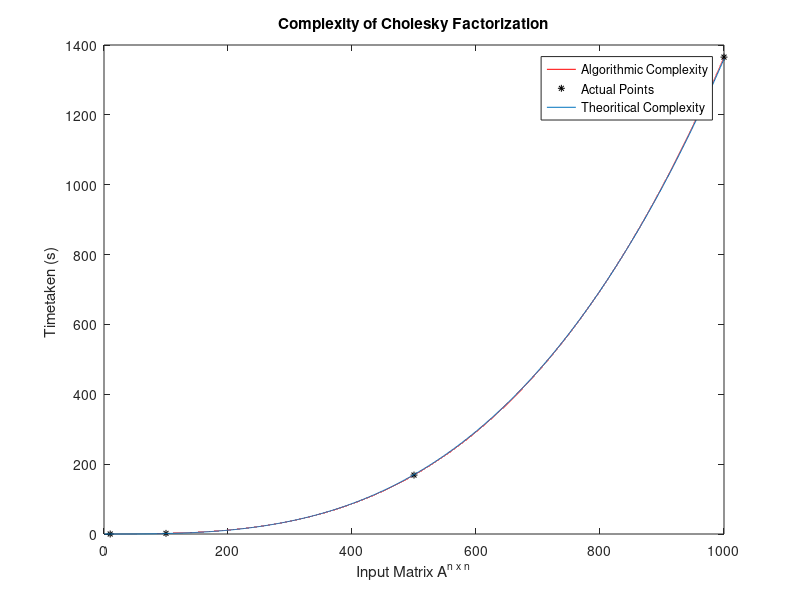

MATLAB code for this plot:
clear; close all; clc;
tarr = [0.0146152114229664;1.84716424266648;168.710732680456;1365.32622999174];
n = [10;100;500;1000];

data = polyfit(n, tarr, 3);
minDim = min(n);
maxDim = max(n);
datax = [minDim: (maxDim-minDim)/100000:maxDim];
datay = polyval(data, datax);
plot(datax,datay, 'r');
hold on

plot(n, tarr, 'k*', 'MarkerSize', 5);

n = 1:1000;
f = 2*(n.^3)/3;
f = f*(2040e-9);

plot(n, f);
title('Complexity of Cholesky Factorization');
xlabel('Input Matrix A^{n x n}');
ylabel('Timetaken (s) ');
legend('Algorithmic Complexity', 'Actual Points ', 'Theoritical Complexity');